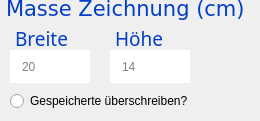
       <widget class="QGroupBox" name="infoBoxInput">
        <property name="sizePolicy">
         <sizepolicy hsizetype="Minimum" vsizetype="Fixed">
          <horstretch>0</horstretch>
          <verstretch>0</verstretch>
         </sizepolicy>
        </property>
        <property name="minimumSize">
         <size>
          <width>260</width>
          <height>100</height>
         </size>
        </property>
        <property name="maximumSize">
         <size>
          <width>260</width>
          <height>140</height>
         </size>
        </property>
        <property name="font">
         <font>
          <family>Verdana</family>
          <pointsize>16</pointsize>
         </font>
        </property>
        <property name="styleSheet">
         <string notr="true">border:none;
padding-left: 10;</string>
        </property>
        <property name="title">
         <string/>
        </property>
        <property name="alignment">
         <set>Qt::AlignLeading|Qt::AlignLeft|Qt::AlignTop</set>
        </property>
        <property name="flat">
         <bool>false</bool>
        </property>
        <widget class="QLabel" name="inputLabel_2">
         <property name="geometry">
          <rect>
           <x>-10</x>
           <y>-10</y>
           <width>271</width>
           <height>31</height>
          </rect>
         </property>
         <property name="sizePolicy">
          <sizepolicy hsizetype="Preferred" vsizetype="Minimum">
           <horstretch>0</horstretch>
           <verstretch>0</verstretch>
          </sizepolicy>
         </property>
         <property name="maximumSize">
          <size>
           <width>16777215</width>
           <height>200</height>
          </size>
         </property>
         <property name="font">
          <font>
           <family>Verdana</family>
           <pointsize>16</pointsize>
          </font>
         </property>
         <property name="autoFillBackground">
          <bool>false</bool>
         </property>
         <property name="styleSheet">
          <string notr="true">color: #043EC7;</string>
         </property>
         <property name="text">
          <string>Masse Zeichnung (cm)</string>
         </property>
         <property name="alignment">
          <set>Qt::AlignLeading|Qt::AlignLeft|Qt::AlignTop</set>
         </property>
        </widget>
        <widget class="QLineEdit" name="inputSizeWidth">
         <property name="geometry">
          <rect>
           <x>10</x>
           <y>50</y>
           <width>80</width>
           <height>33</height>
          </rect>
         </property>
         <property name="autoFillBackground">
          <bool>false</bool>
         </property>
         <property name="styleSheet">
          <string notr="true"/>
         </property>
         <property name="frame">
          <bool>true</bool>
         </property>
         <property name="placeholderText">
          <string>20</string>
         </property>
        </widget>
        <widget class="QLineEdit" name="inputSizeHeight">
         <property name="geometry">
          <rect>
           <x>110</x>
           <y>50</y>
           <width>80</width>
           <height>33</height>
          </rect>
         </property>
         <property name="autoFillBackground">
          <bool>false</bool>
         </property>
         <property name="styleSheet">
          <string notr="true"/>
         </property>
         <property name="text">
          <string/>
         </property>
         <property name="frame">
          <bool>true</bool>
         </property>
         <property name="placeholderText">
          <string>14</string>
         </property>
        </widget>
        <widget class="QLabel" name="inputLabel_3">
         <property name="geometry">
          <rect>
           <x>0</x>
           <y>20</y>
           <width>100</width>
           <height>31</height>
          </rect>
         </property>
         <property name="sizePolicy">
          <sizepolicy hsizetype="Preferred" vsizetype="Minimum">
           <horstretch>0</horstretch>
           <verstretch>0</verstretch>
          </sizepolicy>
         </property>
         <property name="maximumSize">
          <size>
           <width>16777215</width>
           <height>200</height>
          </size>
         </property>
         <property name="font">
          <font>
           <family>Ubuntu Mono</family>
           <pointsize>14</pointsize>
          </font>
         </property>
         <property name="autoFillBackground">
          <bool>false</bool>
         </property>
         <property name="styleSheet">
          <string notr="true">color: #043EC7;</string>
         </property>
         <property name="text">
          <string>Breite</string>
         </property>
         <property name="alignment">
          <set>Qt::AlignLeading|Qt::AlignLeft|Qt::AlignTop</set>
         </property>
        </widget>
        <widget class="QLabel" name="inputLabel_4">
         <property name="geometry">
          <rect>
           <x>100</x>
           <y>20</y>
           <width>100</width>
           <height>31</height>
          </rect>
         </property>
         <property name="sizePolicy">
          <sizepolicy hsizetype="Preferred" vsizetype="Minimum">
           <horstretch>0</horstretch>
           <verstretch>0</verstretch>
          </sizepolicy>
         </property>
         <property name="maximumSize">
          <size>
           <width>16777215</width>
           <height>200</height>
          </size>
         </property>
         <property name="font">
          <font>
           <family>Ubuntu Mono</family>
           <pointsize>14</pointsize>
          </font>
         </property>
         <property name="autoFillBackground">
          <bool>false</bool>
         </property>
         <property name="styleSheet">
          <string notr="true">color: #043EC7;</string>
         </property>
         <property name="text">
          <string>Höhe</string>
         </property>
         <property name="alignment">
          <set>Qt::AlignLeading|Qt::AlignLeft|Qt::AlignTop</set>
         </property>
        </widget>
        <widget class="QRadioButton" name="outputWriteRadio">
         <property name="geometry">
          <rect>
           <x>0</x>
           <y>90</y>
           <width>271</width>
           <height>22</height>
          </rect>
         </property>
         <property name="text">
          <string>Gespeicherte überschreiben?</string>
         </property>
        </widget>
       </widget>
